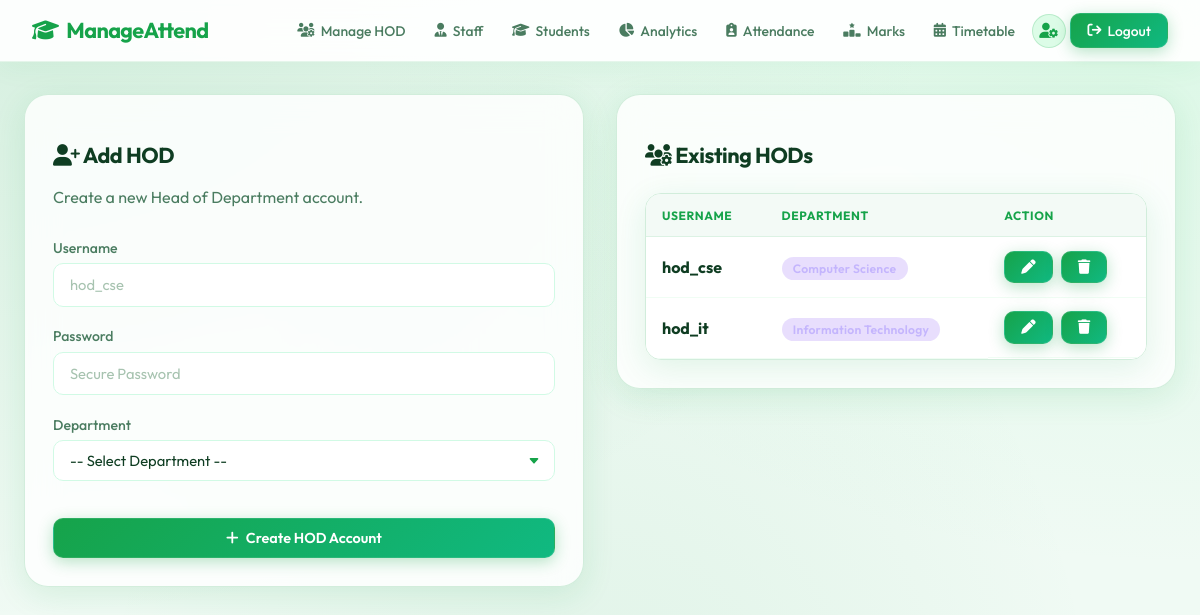
/manage_hod (signed in), run on the app's committed database.
### models.py (models this page shows, shortened)
class User(db.Model, UserMixin):
    __tablename__ = 'users'
    id = db.Column(db.Integer, primary_key=True)
    username = db.Column(db.String(80), unique=True, nullable=False)
    password_hash = db.Column(db.String(256), nullable=False)
    role = db.Column(db.String(20), nullable=False) # 'principal', 'hod', 'staff', 'student'
    department = db.Column(db.String(80), nullable=True)
    year = db.Column(db.Integer, nullable=True)
    student_id = db.Column(db.Integer, db.ForeignKey('students.id'), nullable=True)
    student = db.relationship('Student', backref='user_account', uselist=False, cascade='all, delete')

### app.py (the view, shortened to what this page needs)
@app.route('/manage_hod', methods=['GET', 'POST'])
@login_required
def manage_hod():
    if current_user.role != 'principal':
        return redirect(url_for('index'))
    hod_members = User.query.filter_by(role='hod').all()
    departments = [d[0] for d in db.session.query(Student.department).distinct().all() if d[0]]
    if not departments: departments = ['CSE', 'IT', 'ECE', 'MECH']
    return render_template('manage_hod.html', hod_members=hod_members, departments=departments)

### app.py (called while the page is built)
@login_manager.user_loader
def load_user(user_id):
    return User.query.get(int(user_id))

### templates/manage_hod.html (shortened to what this page needs)
{% extends 'base.html' %}
{% block content %}
<div class="grid grid-cols-2" style="gap: 2rem; align-items: flex-start;">
    <div class="glass-panel">
        <h2><i class="fa-solid fa-user-plus"></i> Add HOD</h2>
        <p style="color: var(--text-secondary); margin-bottom: 2rem;">Create a new Head of Department account.</p>
        <form method="POST" action="{{ url_for('manage_hod') }}">
            <div class="form-group">
                <label for="username">Username</label>
                <input type="text" id="username" name="username" class="form-control" required placeholder="hod_cse">
            </div>
            <div class="form-group">
                <label for="password">Password</label>
                <input type="password" id="password" name="password" class="form-control" required placeholder="Secure Password">
            </div>
            <div class="form-group">
                <label for="department">Department</label>
                <select id="department" name="department" class="form-control" required>
                    <option value="">-- Select Department --</option>
                </select>
            </div>
            <button type="submit" class="btn btn-primary" style="width: 100%; margin-top: 1rem;">
                <i class="fa-solid fa-plus"></i> Create HOD Account
            </button>
        </form>
    </div>
    <div class="glass-panel">
        <h2><i class="fa-solid fa-users-gear"></i> Existing HODs</h2>
        <div class="table-container" style="margin-top: 1.5rem;">
            <table>
                <thead>
                    <tr>
                        <th>Username</th>
                        <th>Department</th>
                        <th>Action</th>
                    </tr>
                </thead>
                <tbody>
                    {% for hod in hod_members %}
                    <tr>
                        <td><strong>{{ hod.username }}</strong></td>
                        <td><span class="badge" style="background: rgba(139, 92, 246, 0.2); color: #c4b5fd;">{{ hod.department }}</span></td>
                        <td style="display: flex; gap: 0.5rem;">
                            <button type="button" class="btn btn-primary" style="padding: 0.5rem 1rem; background-color: var(--accent-color);" title="Edit HOD" onclick="openHODModal({{ hod.id }}, '{{ hod.username|replace("'", "\\'") }}', '{{ hod.department|replace("'", "\\'") }}')">
                                <i class="fa-solid fa-pen"></i>
                            </button>
                            <form method="POST" action="{{ url_for('manage_hod') }}" onsubmit="return confirm('Are you sure you want to delete this HOD?');" style="margin: 0;">
                                <button type="submit" class="btn btn-primary" style="background-color: var(--danger); padding: 0.5rem 1rem;">
                                    <i class="fa-solid fa-trash"></i>
                                </button>
                            </form>
                        </td>
                    </tr>
                    {% else %}
                    <tr>
                        <td colspan="3" style="text-align: center; color: var(--text-secondary);">No HODs found.</td>
                    </tr>
                    {% endfor %}
                </tbody>
            </table>
        </div>
    </div>
</div>
{% endblock %}

### static/css/style.css (style rules this page uses)
:root { --bg-color: #f0faf4; --text-primary: #0f3d22; --text-secondary: #4a7c60; --accent-color: #16a34a; --accent-hover: #15803d; --accent-light: #dcfce7; --accent-glow: rgba(22, 163, 74, 0.25); --glass-bg: rgba(255, 255, 255, 0.82); --glass-border: rgba(22, 163, 74, 0.18); --card-shadow: 0 8px 32px rgba(22, 163, 74, 0.12); --navbar-bg: rgba(255, 255, 255, 0.92); --navbar-h: 62px; --success: #16a34a; --danger: #dc2626; --warning: #d97706; --radius-sm: 10px; --radius-md: 16px; --radius-lg: 24px; }
*, *::before, *::after { box-sizing: border-box; }
html { scroll-behavior: smooth; }
body { font-family: 'Outfit', sans-serif; background-color: var(--bg-color); background-image: radial-gradient(at 0% 0%, rgba(22,163,74,.12) 0px, transparent 55%), radial-gradient(at 100% 0%, rgba(134,239,172,.2) 0px, transparent 50%), radial-gradient(at 50% 100%, rgba(22,163,74,.08) 0px, transparent 60%); color: var(--text-primary); margin: 0; min-height: 100vh; display: flex; flex-direction: column; -webkit-font-smoothing: antialiased; }
.glass-panel { background: var(--glass-bg); backdrop-filter: blur(16px); -webkit-backdrop-filter: blur(16px); border: 1px solid var(--glass-border); border-radius: var(--radius-lg); box-shadow: var(--card-shadow); padding: 1.75rem; }
.form-control::placeholder { color: #a7c3b0; }
.btn { padding: 0.65rem 1.4rem; border-radius: 10px; border: none; font-family: 'Outfit', sans-serif; font-weight: 600; font-size: 0.9rem; cursor: pointer; transition: all 0.22s ease; text-decoration: none; display: inline-flex; justify-content: center; align-items: center; gap: 0.45rem; white-space: nowrap; }
.btn-primary { background: linear-gradient(135deg, #16a34a, #10b981); color: #ffffff !important; box-shadow: 0 4px 15px rgba(22, 163, 74, 0.3); border: 1px solid rgba(255,255,255,0.1); }
.form-group { margin-bottom: 1.3rem; }
.form-group label { display: block; margin-bottom: 0.4rem; color: var(--text-secondary); font-weight: 500; font-size: 0.88rem; }
.form-control { width: 100%; padding: 0.7rem 1rem; background: #ffffff; border: 1.5px solid #d1fae5; border-radius: 10px; color: var(--text-primary); font-family: inherit; font-size: 0.92rem; transition: all 0.22s ease; box-sizing: border-box; }
select.form-control { appearance: none; -webkit-appearance: none; background-repeat: no-repeat; background-position: right 0.9rem center; background-size: 0.82em; padding-right: 2.4rem; }
.table-container { overflow-x: auto; -webkit-overflow-scrolling: touch; border-radius: var(--radius-md); border: 1px solid var(--glass-border); margin-top: 1rem; box-shadow: var(--card-shadow); }
table { width: 100%; border-collapse: collapse; background: #ffffff; min-width: 480px; }
th, td { padding: 0.85rem 1rem; text-align: left; border-bottom: 1px solid #f0fdf4; }
th { background: rgba(22,163,74,0.05); font-weight: 700; color: var(--accent-color); font-size: 0.75rem; text-transform: uppercase; letter-spacing: 0.05em; border-bottom: 1px solid rgba(22,163,74,0.1); white-space: nowrap; }
thead tr th:first-child { border-top-left-radius: var(--radius-sm); }
thead tr th:last-child { border-top-right-radius: var(--radius-sm); }
.badge { padding: 0.25rem 0.7rem; border-radius: 9999px; font-size: 0.76rem; font-weight: 600; letter-spacing: 0.02em; white-space: nowrap; }
.grid { display: grid; gap: 1.5rem; }
.grid-cols-2 { grid-template-columns: repeat(2, 1fr); }
h1, h2, h3 { font-weight: 700; letter-spacing: -0.02em; color: var(--text-primary); }
h2 { font-size: 1.35rem; }

### data on the page
User: username "hod_cse", department "Computer Science"
User: username "hod_it", department "Information Technology"
